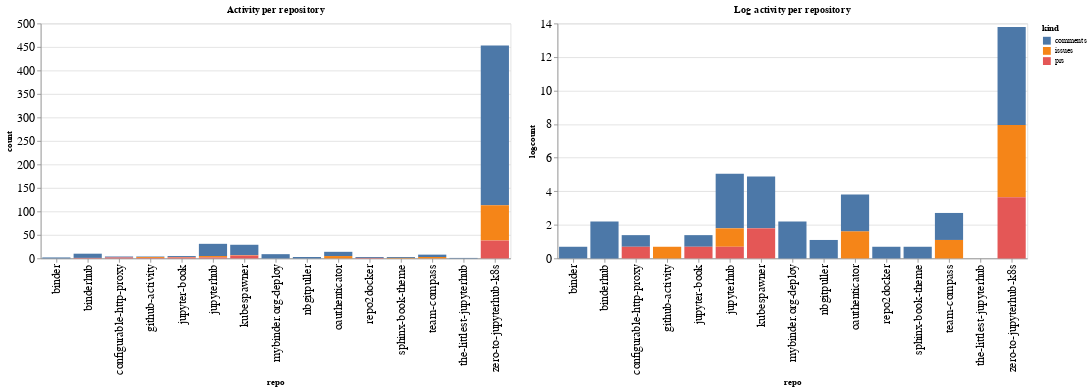

This figure's notebook cell:
### Code cell
ch1 = alt.Chart(repo_summaries, width=600, title="Activity per repository").mark_bar().encode(
    x='repo',
    y='count',
    color='kind',
    tooltip="kind"
)

ch2 = alt.Chart(repo_summaries, width=600, title="Log activity per repository").mark_bar().encode(
    x='repo',
    y='logcount',
    color='kind',
    tooltip="kind"
)

ch1 | ch2

### Figure 1 — Vega-Lite specification as saved in the notebook (floating-point values rounded to 4 significant figures)
{"config": {"axisLeft": {"labelFontSize": 15}, "axisBottom": {"labelFontSize": 15}}, "hconcat": [{"mark": "bar", "encoding": {"color": {"type": "nominal", "field": "kind"}, "tooltip": {"type": "nominal", "field": "kind"}, "x": {"type": "nominal", "field": "repo"}, "y": {"type": "quantitative", "field": "count"}}, "title": "Activity per repository", "width": 600}, {"mark": "bar", "encoding": {"color": {"type": "nominal", "field": "kind"}, "tooltip": {"type": "nominal", "field": "kind"}, "x": {"type": "nominal", "field": "repo"}, "y": {"type": "quantitative", "field": "logcount"}}, "title": "Log activity per repository", "width": 600}], "data": {"name": "data-8e4ff0240d7827a326d01dff77479d70"}, "$schema": "https://vega.github.io/schema/vega-lite/v4.8.1.json", "datasets": {"data-8e4ff0240d7827a326d01dff77479d70": [{"repo": "binder", "kind": "comments", "count": 2, "logcount": 0.6931}, {"repo": "binderhub", "kind": "comments", "count": 9, "logcount": 2.197}, {"repo": "binderhub", "kind": "prs", "count": 1, "logcount": 0.0}, {"repo": "configurable-http-proxy", "kind": "comments", "count": 2, "logcount": 0.6931}, {"repo": "configurable-http-proxy", "kind": "prs", "count": 2, "logcount": 0.6931}, {"repo": "github-activity", "kind": "comments", "count": 1, "logcount": 0.0}, {"repo": "github-activity", "kind": "issues", "count": 2, "logcount": 0.6931}, {"repo": "github-activity", "kind": "prs", "count": 1, "logcount": 0.0}, {"repo": "jupyter-book", "kind": "comments", "count": 2, "logcount": 0.6931}, {"repo": "jupyter-book", "kind": "issues", "count": 1, "logcount": 0.0}, {"repo": "jupyter-book", "kind": "prs", "count": 2, "logcount": 0.6931}, {"repo": "jupyterhub", "kind": "comments", "count": 26, "logcount": 3.258}, {"repo": "jupyterhub", "kind": "issues", "count": 3, "logcount": 1.099}, {"repo": "jupyterhub", "kind": "prs", "count": 2, "logcount": 0.6931}, {"repo": "kubespawner", "kind": "comments", "count": 22, "logcount": 3.091}, {"repo": "kubespawner", "kind": "issues", "count": 1, "logcount": 0.0}, {"repo": "kubespawner", "kind": "prs", "count": 6, "logcount": 1.792}, {"repo": "mybinder.org-deploy", "kind": "comments", "count": 9, "logcount": 2.197}, {"repo": "nbgitpuller", "kind": "comments", "count": 3, "logcount": 1.099}, {"repo": "oauthenticator", "kind": "comments", "count": 9, "logcount": 2.197}, {"repo": "oauthenticator", "kind": "issues", "count": 5, "logcount": 1.609}, {"repo": "repo2docker", "kind": "comments", "count": 2, "logcount": 0.6931}, {"repo": "repo2docker", "kind": "prs", "count": 1, "logcount": 0.0}, {"repo": "sphinx-book-theme", "kind": "comments", "count": 2, "logcount": 0.6931}, {"repo": "sphinx-book-theme", "kind": "issues", "count": 1, "logcount": 0.0}, {"repo": "team-compass", "kind": "comments", "count": 5, "logcount": 1.609}, {"repo": "team-compass", "kind": "issues", "count": 3, "logcount": 1.099}, {"repo": "the-littlest-jupyterhub", "kind": "comments", "count": 1, "logcount": 0.0}, {"repo": "zero-to-jupyterhub-k8s", "kind": "comments", "count": 340, "logcount": 5.829}, {"repo": "zero-to-jupyterhub-k8s", "kind": "issues", "count": 75, "logcount": 4.317}, {"repo": "zero-to-jupyterhub-k8s", "kind": "prs", "count": 38, "logcount": 3.638}]}}
